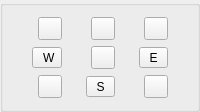
       <widget class="QGroupBox" name="PanGroupBox">
        <property name="sizePolicy">
         <sizepolicy hsizetype="Preferred" vsizetype="Maximum">
          <horstretch>0</horstretch>
          <verstretch>0</verstretch>
         </sizepolicy>
        </property>
        <property name="minimumSize">
         <size>
          <width>0</width>
          <height>0</height>
         </size>
        </property>
        <property name="layoutDirection">
         <enum>Qt::RightToLeft</enum>
        </property>
        <property name="title">
         <string/>
        </property>
        <property name="alignment">
         <set>Qt::AlignCenter</set>
        </property>
        <layout class="QGridLayout" name="gridLayout_5">
         <item row="1" column="5">
          <widget class="QToolButton" name="northwest">
           <property name="toolTip">
            <string>NordWest</string>
           </property>
           <property name="text">
            <string/>
           </property>
           <property name="icon">
            <iconset resource="../resources.qrc">
             <normaloff>:/icons/shapeimage_9.png</normaloff>:/icons/shapeimage_9.png</iconset>
           </property>
          </widget>
         </item>
         <item row="1" column="2">
          <widget class="QToolButton" name="north">
           <property name="toolTip">
            <string>North</string>
           </property>
           <property name="text">
            <string/>
           </property>
           <property name="icon">
            <iconset resource="../resources.qrc">
             <normaloff>:/icons/shapeimage_3.png</normaloff>:/icons/shapeimage_3.png</iconset>
           </property>
          </widget>
         </item>
         <item row="1" column="0">
          <widget class="QToolButton" name="northeast">
           <property name="toolTip">
            <string>NordEast</string>
           </property>
           <property name="text">
            <string/>
           </property>
           <property name="icon">
            <iconset resource="../resources.qrc">
             <normaloff>:/icons/shapeimage_7.png</normaloff>:/icons/shapeimage_7.png</iconset>
           </property>
          </widget>
         </item>
         <item row="2" column="5">
          <widget class="QToolButton" name="west">
           <property name="toolTip">
            <string>West</string>
           </property>
           <property name="text">
            <string> W</string>
           </property>
           <property name="icon">
            <iconset resource="../resources.qrc">
             <normaloff>:/icons/shapeimage_5.png</normaloff>:/icons/shapeimage_5.png</iconset>
           </property>
          </widget>
         </item>
         <item row="2" column="2">
          <widget class="QToolButton" name="center">
           <property name="text">
            <string/>
           </property>
           <property name="icon">
            <iconset resource="../resources.qrc">
             <normaloff>:/icons/pan.png</normaloff>:/icons/pan.png</iconset>
           </property>
          </widget>
         </item>
         <item row="2" column="0">
          <widget class="QToolButton" name="east">
           <property name="toolTip">
            <string>East</string>
           </property>
           <property name="text">
            <string> E </string>
           </property>
           <property name="icon">
            <iconset resource="../resources.qrc">
             <normaloff>:/icons/shapeimage_4.png</normaloff>:/icons/shapeimage_4.png</iconset>
           </property>
          </widget>
         </item>
         <item row="3" column="5">
          <widget class="QToolButton" name="southwest">
           <property name="toolTip">
            <string>SouthWest</string>
           </property>
           <property name="text">
            <string/>
           </property>
           <property name="icon">
            <iconset resource="../resources.qrc">
             <normaloff>:/icons/shapeimage_8.png</normaloff>:/icons/shapeimage_8.png</iconset>
           </property>
          </widget>
         </item>
         <item row="3" column="2">
          <widget class="QToolButton" name="south">
           <property name="toolTip">
            <string>South</string>
           </property>
           <property name="text">
            <string> S </string>
           </property>
           <property name="icon">
            <iconset resource="../resources.qrc">
             <normaloff>:/icons/shapeimage_6.png</normaloff>:/icons/shapeimage_6.png</iconset>
           </property>
          </widget>
         </item>
         <item row="3" column="0">
          <widget class="QToolButton" name="southeast">
           <property name="toolTip">
            <string>SouthEast</string>
           </property>
           <property name="text">
            <string/>
           </property>
           <property name="icon">
            <iconset resource="../resources.qrc">
             <normaloff>:/icons/shapeimage_10.png</normaloff>:/icons/shapeimage_10.png</iconset>
           </property>
          </widget>
         </item>
        </layout>
       </widget>
